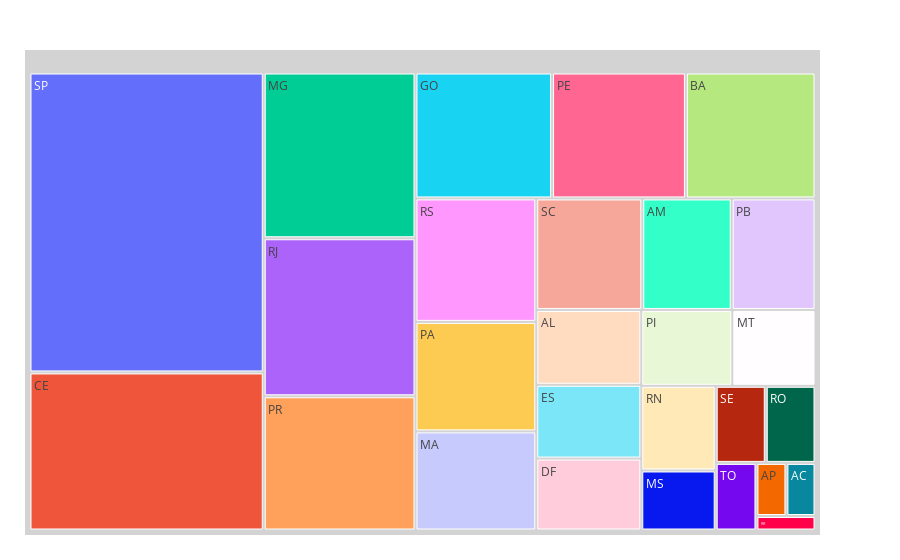

The notebook cell saved with this chart:
### Code cell
fig = px.treemap(data_frame = df_ufs, path = ['uf'], values = 'candidates')
fig.update_traces(root_color="lightgrey")
fig.update_layout(margin = dict(t=50, l=25, b=25))
fig.show()

### Figure 1 — Plotly figure (JSON) as saved in the notebook; plotly's stock layout.template omitted (floating-point values rounded to 4 significant figures)
{"data": [{"branchvalues": "total", "domain": {"x": [0, 1], "y": [0, 1]}, "hovertemplate": "labels=%{label}<br>candidates=%{value}<br>parent=%{parent}<br>id=%{id}<extra></extra>", "ids": ["AC", "AL", "AM", "AP", "BA", "CE", "DF", "ES", "GO", "MA", "MG", "MS", "MT", "PA", "PB", "PE", "PI", "PR", "RJ", "RN", "RO", "RR", "RS", "SC", "SE", "SP", "TO"], "labels": ["AC", "AL", "AM", "AP", "BA", "CE", "DF", "ES", "GO", "MA", "MG", "MS", "MT", "PA", "PB", "PE", "PI", "PR", "RJ", "RN", "RO", "RR", "RS", "SC", "SE", "SP", "TO"], "name": "", "parents": ["", "", "", "", "", "", "", "", "", "", "", "", "", "", "", "", "", "", "", "", "", "", "", "", "", "", ""], "root": {"color": "lightgrey"}, "type": "treemap", "values": [4111, 20934, 26557, 4240, 43453, 98595, 20113, 20626, 45796, 31877, 66972, 11894, 16792, 35212, 24870, 44881, 18393, 54226, 63842, 16776, 10209, 2277, 39700, 31480, 10277, 187067, 7336]}], "layout": {"legend": {"tracegroupgap": 0}, "margin": {"b": 25, "l": 25, "t": 50}}}
